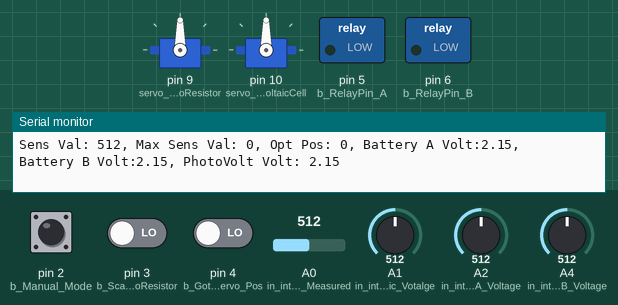
The sketch below on a simulated Arduino Uno, built with avr-gcc and run on an emulated ATmega328P. Parts: 2 × servo, switched loads named in the sketch (green lamp = pin HIGH), the last lines printed to the serial monitor. The test bench sets the inputs (shaded band); at power-on: pin 3 (b_Scan_Servo_PhotoResistor) LOW, A0 (in_int_PhotoResistor_Measured) = 512, A2 (in_int_Battery_A_Voltage) = 512, A4 (in_int_Battery_B_Voltage) = 512, pin 2 (b_Manual_Mode) HIGH, pin 4 (b_Goto_Optimal_Servo_Pos) LOW, A1 (in_int_Photovoltaic_Votalge) = 512.

Above: at 1.2 s.
1.3 s: pin 3 (b_Scan_Servo_PhotoResistor) driven HIGH
At 1.77 s:
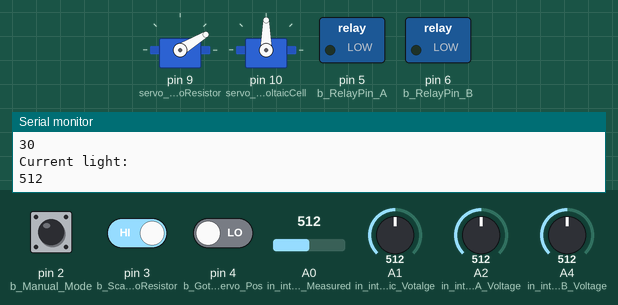
At 2.97 s:
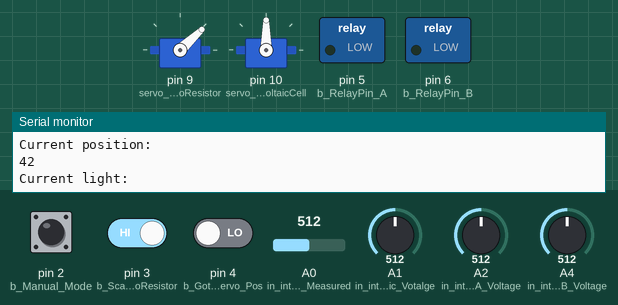
4.3 s: A0 (in_int_PhotoResistor_Measured) set to 106
At 4.69 s:
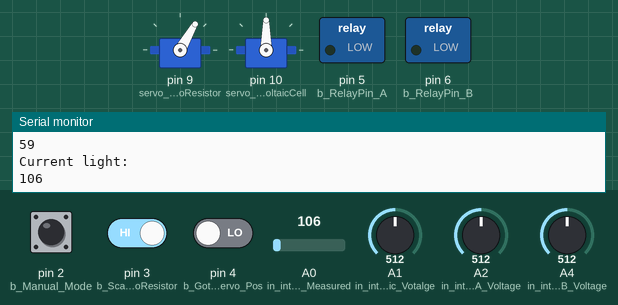
7.3 s: A0 (in_int_PhotoResistor_Measured) set to 93
At 8.92 s:
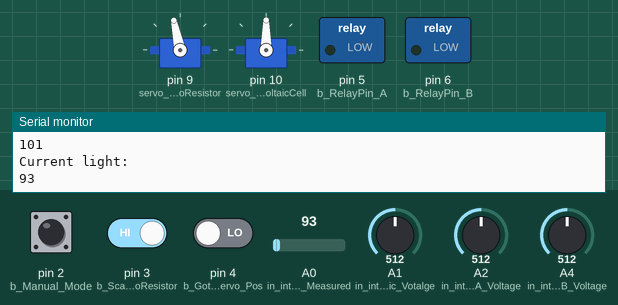
10.3 s: A2 (in_int_Battery_A_Voltage) set to 716
13.3 s: A4 (in_int_Battery_B_Voltage) set to 675
16.3 s: A4 (in_int_Battery_B_Voltage) set to 702
Timing chart, 0 to 22.6 s (numbered marks = the images above; inputs shaded):
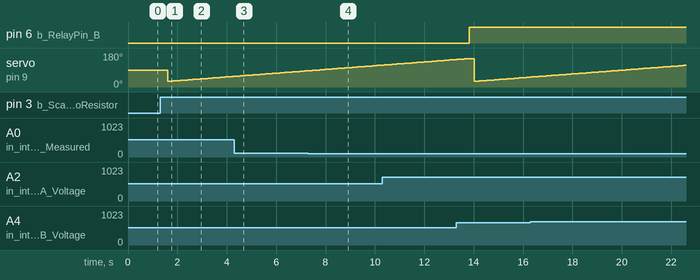

The sketch:

ServoPhotoresistorTest.ino
```cpp
#include <Servo.h>

/////////////////////////////////////////////>^.^<
//Variables Declaration
////////////////////////////////////////////

//Input variables
//==========================================================//
//Servo Motors
Servo servo_PhotoResistor;     //Photoresistor servo motor
Servo servo_PhotovoltaicCell;  //Photovoltaic cell servo motors

//Analog Inputs
int in_int_PhotoResistor_Measured   = A0;   // Analog input of photoresistor measurements reading from pin A0
int in_int_Photovoltaic_Votalge     = A1;   // Analog input of Photovoltaic voltage
int in_int_Battery_A_Voltage        = A2;   // Analog input of Battery A
int in_int_Battery_B_Voltage        = A4;   // Analog input of Battery B

//Boolean Inputs
bool in_b_Scan_Servo_PhotoResistor; //When button 3 is pressed the PhotoResistor Servo to perform 180 degrees solar scan
bool in_b_Goto_Optimal_Servo_Pos;   //When button 4 is pressed the Photovoltaic Servo goes to optimal position found during solar scan
bool in_b_Auto_Mode;                 //When switch is set to TRUE (AutoMode) Sequence runs in autom i.e. SolarScanning, Photovoltaic going to optimal position

//Internal Variables
//==========================================================//


int int_optimal_Servo_pos = 0;   //position of maximum (optimal) Photoresistor voltage output
int int_PhotoResistor_Measured;   //Analog input of photoresistor measurements
int int_Max_PhotoResistor_Measured = 0; //Maximum Voltage

float r_Battery_A_Voltage;
float r_Battery_B_Voltage;
float r_Photovoltaic_Voltage;

const int b_Scan_Servo_PhotoResistor = 3; // b_Scan_Servo_PhotoResistor is hardware connected to Arduino digital pin 3 and is configured as digital input Read
bool b_Scan_Servo_PhotoResistor_Active;   // When TRUE Photoresistor Servo performs 180 deg solar scanning

const int b_Goto_Optimal_Servo_Pos  = 4; //b_Goto_Optimal_Servo_Pos is hardware connected to Arduino digital pin 4 and is configured as digital input Read
bool b_Goto_Optimal_Servo_Pos_Active;    // When TRUE Servo goes to Optimal Position found during solar scan

const int b_Manual_Mode = 2;                //b_Auto_mode is hardware connected to Arduino digital pin 2 and is configured as digital input Read
const int b_RelayPin_A  = 5;      //Relay A Output
const int b_RelayPin_B  = 6;      //Relay B Output


const int int_State_Idle = 10;
const int int_State_SolarScan = 20;
const int int_State_GoOptPos = 30;
int int_State_Sequencer = int_State_Idle;

int ledState = LOW;             // ledState used to set the LED
unsigned long previousMillis = 0;        // will store last time LED was updated

// the follow variables is a long because the time, measured in miliseconds,
// will quickly become a bigger number than can be stored in an int.
unsigned long interval = 30000UL;     //Every minute

bool Timer_Trigger_Auto_Sequence; // When mode is in AUTO and timer period is elapsed the solar scanning sequence is triggered

bool b_State_SolarScan_Auto; //When TRUE and Mode is AUTO Servo_LightScan() is being executed
bool b_State_GoOptPos_Auto; //When TRUE and Mode is AUTO Go_To_Opt_Pos() is being executed
bool b_State_Idle_Auto;     //When TRUE and Mode is AUTO State_Sequencer goes to State_Idle state


void setup()
{
  servo_PhotoResistor.attach(9);     //photoresistor servo motor is connected to digital pin 9
  servo_PhotovoltaicCell.attach(10); //photovoltaic cell servo motor is connected to digital pin 10
  Serial.begin(9600);

  pinMode(2, INPUT); //b_Scan_Servo_PhotoResistor is connected to digital pin 3 and is configured as digital input Read
  pinMode(3, INPUT); //b_Scan_Servo_PhotoResistor is connected to digital pin 3 and is configured as digital input Read
  pinMode(4, INPUT); //button2 is connected to digital pin 4
  pinMode(5, OUTPUT); //Digital Output to Relay A
  pinMode(6, OUTPUT); //Digital Output to Relay B
}

void Servo_LightScan() {
  int_Max_PhotoResistor_Measured = 0;
  int int_servo_pos;

  for (int_servo_pos = 30; int_servo_pos <= 150; int_servo_pos += 1) //motor performs 180 degrees movement
  {
    servo_PhotoResistor.write(int_servo_pos);
    int_PhotoResistor_Measured = analogRead(in_int_PhotoResistor_Measured);
    delay(100);

    Serial.println("Current position: ");
    Serial.println(int_servo_pos);

    Serial.println("Current light: ");
    Serial.println(int_PhotoResistor_Measured);

   if (int_PhotoResistor_Measured > int_Max_PhotoResistor_Measured) {
      int_Max_PhotoResistor_Measured = int_PhotoResistor_Measured;
      int_optimal_Servo_pos = int_servo_pos; //assignment of maximum light measurement and optimal position values during servo motion
      }
  }
}

void Go_To_Opt_Pos(){
 // int_optimal_Servo_pos = 90;
  servo_PhotovoltaicCell.write(int_optimal_Servo_pos); //photovoltaic cell servo moves to optimal position found during solar scan

  Serial.println("Optimal Position: ");
  Serial.println(int_optimal_Servo_pos);
  Serial.println("Maximum light measurement: ");
  Serial.println(int_Max_PhotoResistor_Measured);
 }

 void Relay() {

  r_Battery_A_Voltage = analogToVoltage(analogRead(in_int_Battery_A_Voltage));
  r_Battery_B_Voltage = analogToVoltage(analogRead(in_int_Battery_B_Voltage));

  r_Photovoltaic_Voltage = analogToVoltage(analogRead(in_int_Photovoltaic_Votalge));


  if (r_Battery_A_Voltage > r_Battery_B_Voltage +0.1)
    {
        digitalWrite(b_RelayPin_A, LOW);
        digitalWrite(b_RelayPin_B, HIGH);
    }

  else if (r_Battery_B_Voltage > r_Battery_A_Voltage +0.1)
    {
        digitalWrite(b_RelayPin_A, HIGH);
        digitalWrite(b_RelayPin_B, LOW);
    }
 }

float analogToVoltage(int analogValue) {
  const float referenceVoltage = 3.7; // Assuming 3.7V battery  voltage
  const int resolution = 1023; // 10-bit ADC gives a value from 0 to 1023
  return (analogValue / float(resolution)) * referenceVoltage + 0.3;
}


void loop() {

  Relay();


  in_b_Scan_Servo_PhotoResistor = digitalRead(b_Scan_Servo_PhotoResistor);
  in_b_Goto_Optimal_Servo_Pos = digitalRead(b_Goto_Optimal_Servo_Pos);
  in_b_Auto_Mode = !digitalRead(b_Manual_Mode);


  if (!in_b_Auto_Mode) {
    Timer_Trigger_Auto_Sequence = LOW;
  }
    if (millis() - previousMillis > interval)
  {


    Timer_Trigger_Auto_Sequence = in_b_Auto_Mode;
    // save the last time you blinked the LED
    previousMillis += interval;

    // if the LED is off turn it on and vice-versa:
    if (ledState == LOW)
    {
      ledState = HIGH;
    }
    else
    {
      ledState = LOW;
    }

  }


int_PhotoResistor_Measured = analogRead(in_int_PhotoResistor_Measured);
Serial.println("Sens Val: "  + String(int_PhotoResistor_Measured) + ", Max Sens Val: " + String(int_Max_PhotoResistor_Measured) + ", Opt Pos: " + String(int_optimal_Servo_pos) + ", Battery A Volt:" + String(r_Battery_A_Voltage) +  ", Battery B Volt:" + String(r_Battery_B_Voltage) + ", PhotoVolt Volt: "  +  String(r_Photovoltaic_Voltage));

  switch (int_State_Sequencer) {

  case int_State_Idle:

        if (((in_b_Scan_Servo_PhotoResistor) && (int_State_Sequencer == int_State_Idle) && (!in_b_Auto_Mode) ) ||   ( in_b_Auto_Mode && Timer_Trigger_Auto_Sequence   ) ){
          int_State_Sequencer = int_State_SolarScan;
          }
        if ((in_b_Goto_Optimal_Servo_Pos) && (int_State_Sequencer == int_State_Idle) && (!in_b_Auto_Mode)) {
          int_State_Sequencer = int_State_GoOptPos;
        }
        break;

  case int_State_SolarScan:
        Servo_LightScan();

        if (Timer_Trigger_Auto_Sequence) {
           int_State_Sequencer = int_State_GoOptPos;
        }
        else {
          int_State_Sequencer = int_State_Idle;}
        break;

  case int_State_GoOptPos:
        Go_To_Opt_Pos();
        Timer_Trigger_Auto_Sequence = LOW;
        int_State_Sequencer = int_State_Idle;
        break;

  //default:
    // if nothing else matches, do the default
    // default is optional
  }
}
```

Measured:
- the behaviour switches between 100 and 99 on A0 (in_int_PhotoResistor_Measured) (found by bisection; images 3 and 4)
- after the input at 1.3 s, servo on pin 9 (servo_PhotoResistor): 90° → 30° after 0.32 s, → 31° 0.10 s later, → 32° 0.10 s later, → 33° 0.10 s later, … (27 changes in this stretch)
